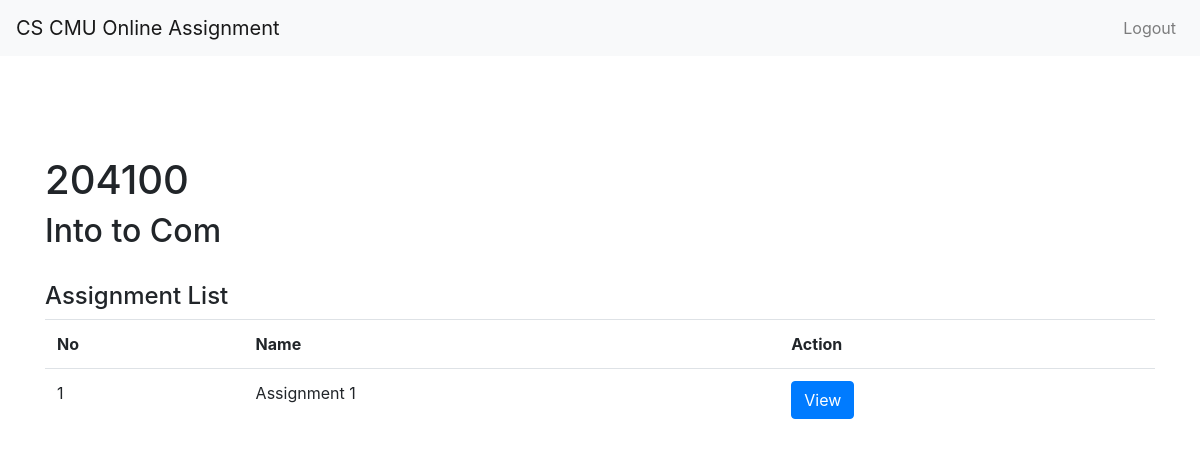
Page /assignment/report/204100/list/ on the committed database.
### assignment/models.py (models this page shows, shortened)
class Assignment(models.Model):
    subject = models.ForeignKey(Subject, on_delete=models.CASCADE)
    start_date = models.DateField()
    end_date = models.DateField()
    name = models.CharField(max_length=50)
    publish = models.BooleanField(default=False)
    check = models.BooleanField(default=False)
    score = models.FloatField()

class Subject(models.Model):
    subject_code = models.CharField(max_length=6, primary_key=True)
    name = models.CharField(max_length=20)
    no_section = models.IntegerField()

### assignment/views/check.py (the view)
class AssignmentReportList(generic.ListView):
    template_name = 'teacher/assignment_report_list.html'
    model = Assignment
    def get_context_data(self,**kwargs):
        context = super(AssignmentReportList,self).get_context_data(**kwargs)
        assignment = Assignment.objects.filter(subject=self.kwargs['subject'])
        context['assignment'] = assignment
        return context

### assignment/templates/teacher/assignment_report_list.html
{% extends "base.html" %}
{% load staticfiles %}
{% block body %}
    <div class="container con-dashboard">
        <h1>{{ assignment.0.subject.subject_code }}</h1>
        <h2>{{ assignment.0.subject.name }}</h2>
        <br>
        <h4>Assignment List</h4>
        <table class="table">
            <tr>
                <th>No</th>
                <th>Name</th>
                <th>Action</th>
            </tr>
            {% for a in assignment %}
            <tr>
                <td>{{forloop.counter}}</td>
                <td>{{a.name}}</td>
                <td><a href={% url 'assignment:assignment_report' a.subject.subject_code a.pk %}><button class="btn btn-primary">View</button></a></td>
            </tr>
            {% endfor %}
        </table>
    </div>
    {% endblock %}

### assignment/static/css/check-homework.css (style rules this page uses)
.con-dashboard { margin-top: 100px; }

### rows in the picture
Assignment: subject.subject_code "204100", subject.name "Into to Com", name "Assignment 1"
